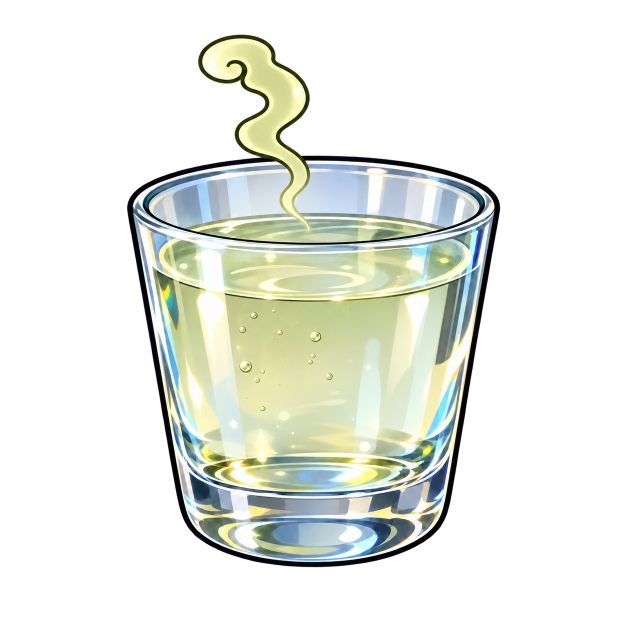
#> input picture アイテム/ちょっと臭い水道水.png, 1254 x 1254 px (shown at 1/2 size)
$ python -i clean-item-assets.py   (imports and definitions only)
#> lines starting #> are read from the running program, lines starting #| are printed output that depends on the picture; after the words box and inside, x2 and y2 are one past the last pixel; in counts of white or black regions, pixels touching at a corner belong together
#> further down, picture is the input picture: PIL image 1254x1254 RGBA; mean R, G, B, A 62.5, 65.9, 58.7, 84.8
from collections import deque
from pathlib import Path

import numpy as np
from PIL import Image, ImageFilter

ROOT = Path(__file__).resolve().parents[1]
SOURCE = ROOT / 'アイテム'
OUTPUT = ROOT / 'game-assets' / 'items'
# [1 line not run here, left out]

def clean_background(image):
    image = image.convert('RGBA')
    pixels = np.array(image)
    rgb = pixels[:, :, :3]
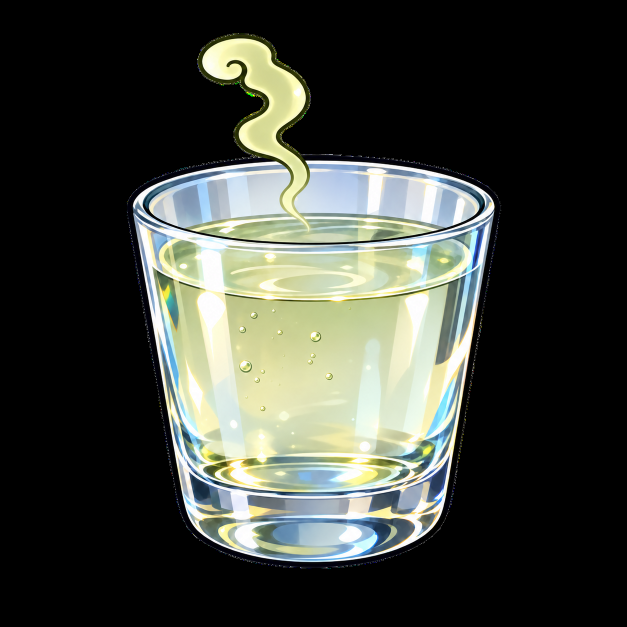
#> rgb: shape (1254, 1254, 3) (shown at 1/2 size); mean R, G, B 62.5, 65.9, 58.7
    alpha = pixels[:, :, 3]
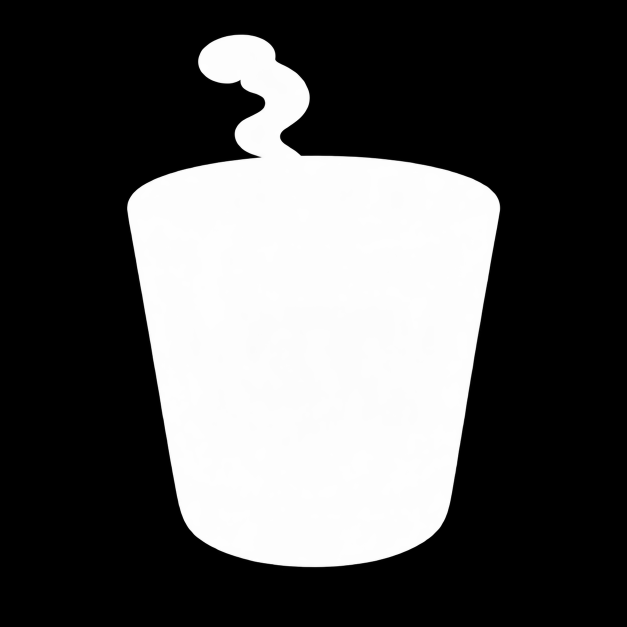
#> alpha: shape (1254, 1254) (shown at 1/2 size); min 0, max 255, mean 84.8
    near_white = (rgb.min(axis=2) >= 242) & ((rgb.max(axis=2) - rgb.min(axis=2)) <= 18)
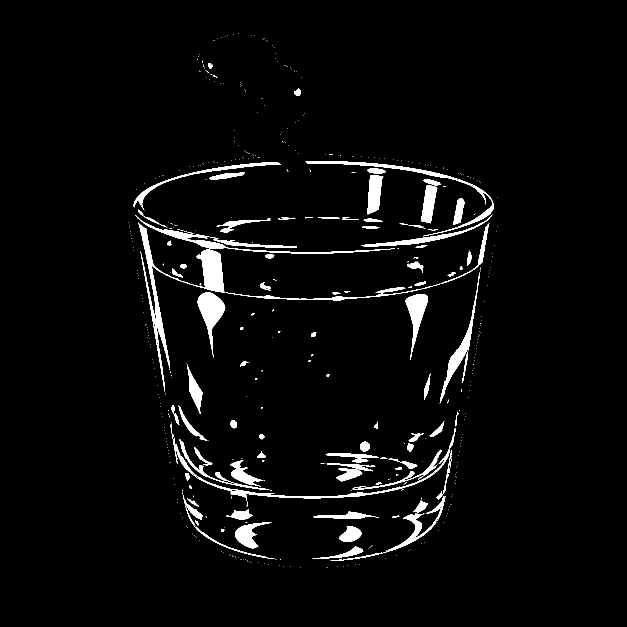
#> near_white: shape (1254, 1254) bool (shown at 1/2 size); 3.6% white; 511 white regions (417 under 20 px), largest, box (x1, y1, x2, y2) and area: (276, 445, 450, 783) 6713, (395, 584, 451, 715) 2880, (341, 847, 900, 1002) 2845

    # Close hairline gaps in dark outlines for the purpose of finding the
    # outside canvas.  Without this, the flood fill can escape through a tiny
    # gap in an outline and erase the pale fill inside an item.
    foreground = Image.fromarray((~near_white * 255).astype(np.uint8), 'L')
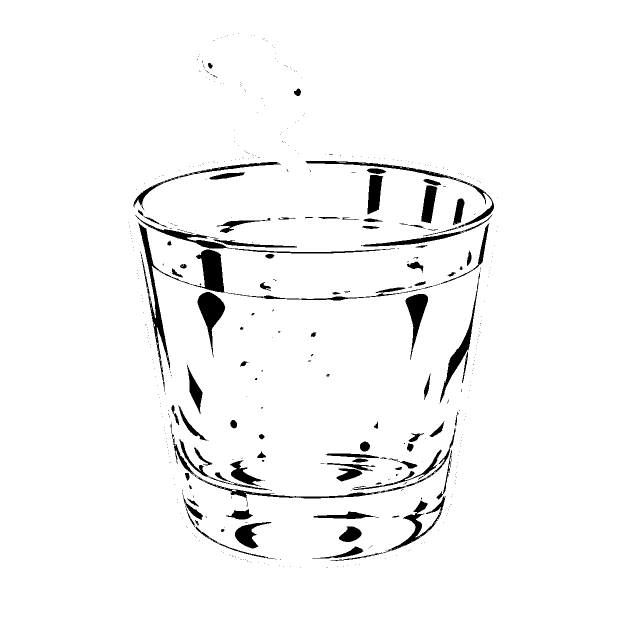
#> foreground: PIL image 1254x1254 L (shown at 1/2 size); 96.4% white; 511 black regions (417 under 20 px), largest, box (x1, y1, x2, y2) and area: (276, 445, 450, 783) 6713, (395, 584, 451, 715) 2880, (341, 847, 900, 1002) 2845
    sealed_outline = np.array(
        foreground.filter(ImageFilter.MaxFilter(5)).filter(ImageFilter.MinFilter(5))
    ) > 0
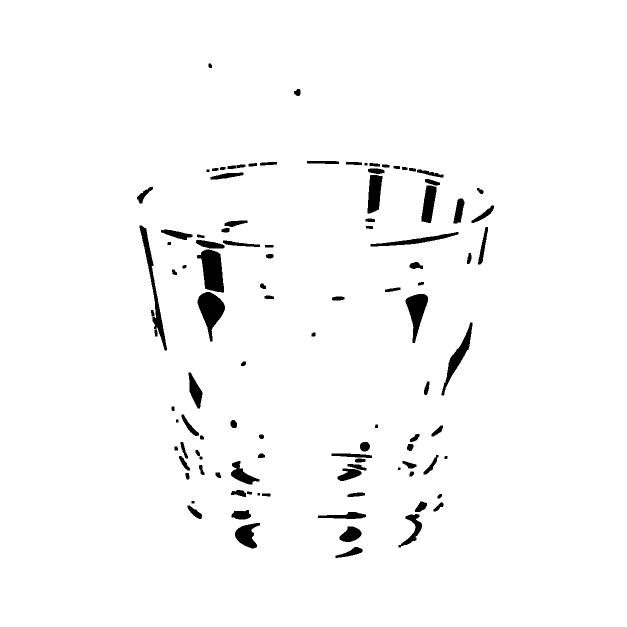
#> sealed_outline: shape (1254, 1254) bool (shown at 1/2 size); 97.4% white; 106 black regions, largest, box (x1, y1, x2, y2) and area: (394, 499, 448, 585) 3109, (395, 584, 450, 683) 2804, (279, 451, 334, 701) 2389

    # Only remove the white background connected to the edge of the canvas.
    # Removing every near-white pixel made enclosed white details in the artwork
    # transparent, leaving white-looking holes inside black outlines in-game.
    height, width = near_white.shape
#> height = 1254; width = 1254
    background = np.zeros((height, width), dtype=bool)
    queue = deque()

    def add_if_background(y, x):
        if near_white[y, x] and not sealed_outline[y, x] and not background[y, x]:
            background[y, x] = True
            queue.append((y, x))

    for x in range(width):
        add_if_background(0, x)
        add_if_background(height - 1, x)
    for y in range(height):
        add_if_background(y, 0)
        add_if_background(y, width - 1)

    while queue:
        y, x = queue.popleft()
        for next_y, next_x in ((y - 1, x), (y + 1, x), (y, x - 1), (y, x + 1)):
            if 0 <= next_y < height and 0 <= next_x < width:
                add_if_background(next_y, next_x)

    pixels[:, :, 3] = np.where(background, 0, alpha)
#> background: shape (1254, 1254) bool; every value is 0
    # Transparent pixels can still carry their original white RGB values.
    # Clear those values before resizing so they cannot bleed into the outline.
    pixels[background, :3] = 0
    return Image.fromarray(pixels, 'RGBA')

# [9 lines not run here, left out]

>>> from PIL import Image
>>> picture = Image.open('../アイテム/ちょっと臭い水道水.png')
>>> result = clean_background(picture)

$ run again, on アイテム/リコーダー.png
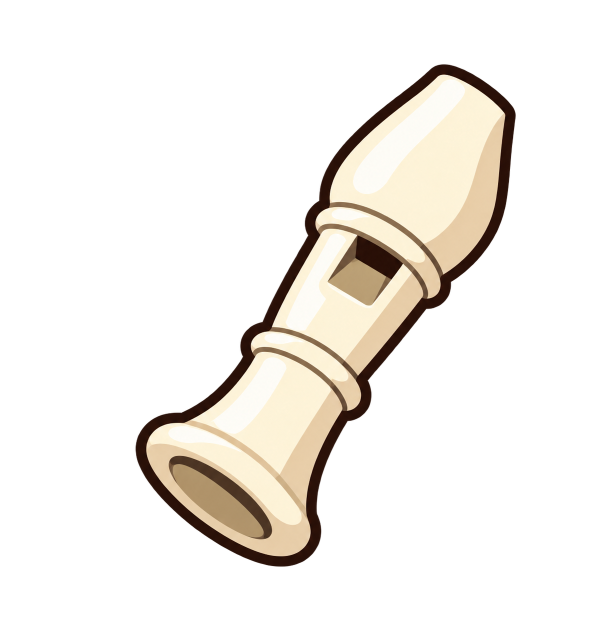
#> input picture アイテム/リコーダー.png, 1222 x 1287 px (shown at 1/2 size)
#> picture is the input picture: PIL image 1222x1287 RGBA; mean R, G, B, A 39.5, 36, 31.3, 50.8
#> in clean_background, `near_white = (rgb.min(axis=2) >= 242) & ((rgb.max(axis=2) - rgb.min(ax..`:
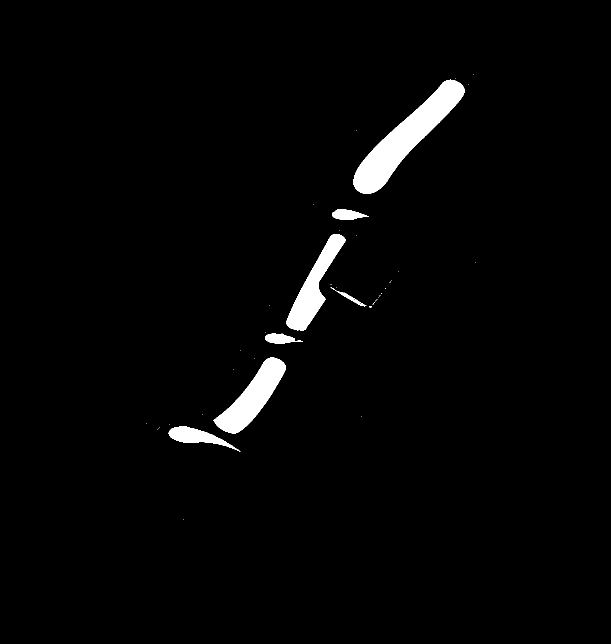
#> near_white: shape (1287, 1222) bool (shown at 1/2 size); 2.3% white; 42 white regions (35 under 20 px), largest, box (x1, y1, x2, y2) and area: (707, 159, 929, 388) 15476, (426, 715, 572, 867) 8581, (572, 468, 692, 661) 7447
#> in clean_background, `foreground = Image.fromarray((~near_white * 255).astype(np.uint8), 'L')`:
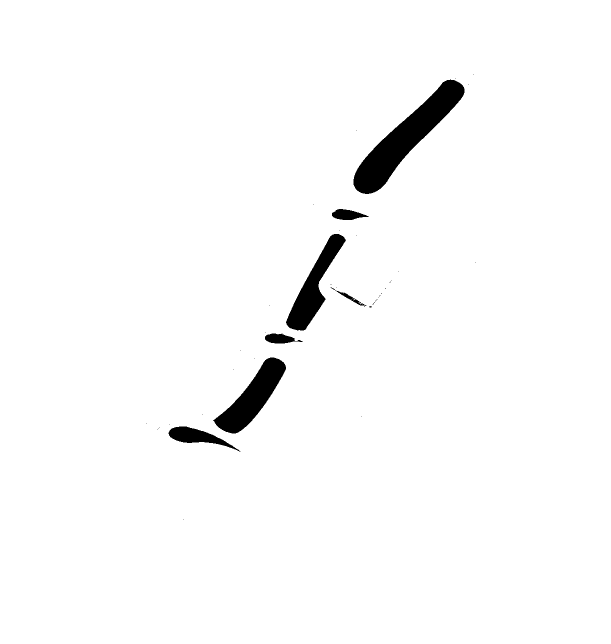
#> foreground: PIL image 1222x1287 L (shown at 1/2 size); 97.7% white; 42 black regions (35 under 20 px), largest, box (x1, y1, x2, y2) and area: (707, 159, 929, 388) 15476, (426, 715, 572, 867) 8581, (572, 468, 692, 661) 7447
#> sealed_outline: shape (1287, 1222) bool; 97.7% white; 8 black regions, largest, box (x1, y1, x2, y2) and area: (707, 160, 929, 388) 15474, (429, 715, 572, 867) 8574, (573, 468, 691, 661) 7437
#> background: shape (1287, 1222) bool; every value is 0
